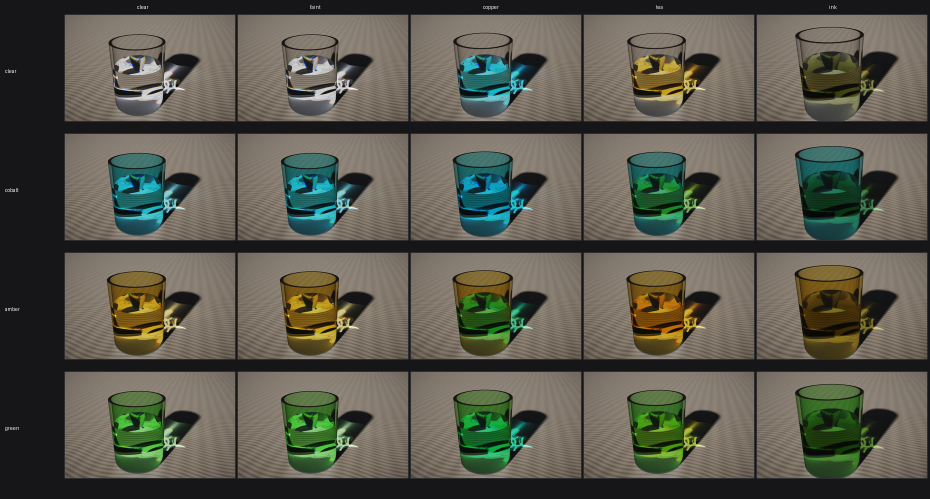
#> input picture docs/media/colour_media_grid.png, 1860 x 998 px (shown at 1/2 size)
$ python render_vs_computed_colour.py
#> lines starting #> are read from the running program, lines starting #| are printed output that depends on the picture
"""Do the RENDERED caustics agree with the COMPUTED ones, tile by tile?

Before the light-path transmission fix the rendered grid was near-neutral for every
water (the camera ray reaches the exterior fan through air, so the renderer never
charged the water) while the computed table was strongly coloured. That gap is the
defect the fix closes, so it is the thing to measure.
"""
import json
import os
import sys

import numpy as np
from PIL import Image

ROOT = os.path.dirname(os.path.dirname(os.path.abspath(__file__)))
GLASS = ["clear", "cobalt", "amber", "green"]
WATER = ["clear", "faint", "copper", "tea", "ink"]
TW, TH, LAB, PAD, OFF = 340, 212, 20, 6, 130


def rendered():
    sh = np.asarray(Image.open(os.path.join(ROOT, "docs/media/colour_media_grid.png"))
                    .convert("RGB"), dtype=np.float32)
    out = {}
    for i, g in enumerate(GLASS):
        for j, w in enumerate(WATER):
            y = 30 + i * (TH + LAB + PAD)
            x = OFF + j * (TW + PAD)
            t = sh[y:y + TH, x:x + TW]
            lum = t.mean(axis=2)
            m = lum >= np.percentile(lum, 98)
            rgb = t[m].mean(axis=0)
            out[(g, w)] = rgb / max(rgb.max(), 1e-9)
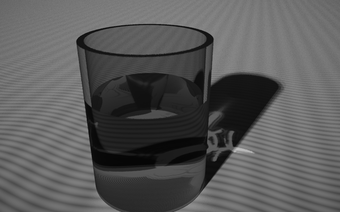
#> lum: shape (212, 340) float32; min 5.33, max 191, mean 90.1
#> after the loop, out = 20 items
    return out


def computed():
#> (the run stopped early here; a loop or call above may not have finished)
